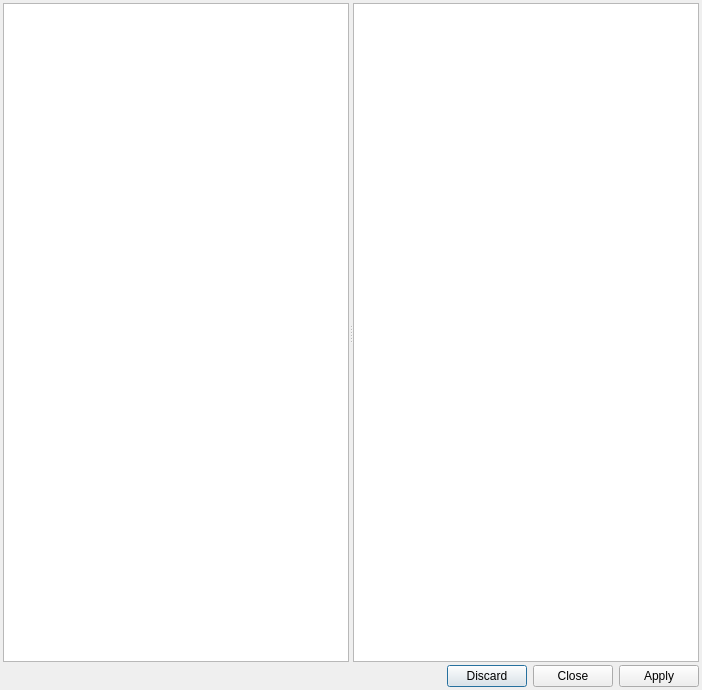
<?xml version="1.0" encoding="UTF-8"?>
<ui version="4.0">
 <class>DlgPairRegiserPage</class>
 <widget class="QDialog" name="DlgPairRegiserPage">
  <property name="geometry">
   <rect>
    <x>0</x>
    <y>0</y>
    <width>702</width>
    <height>690</height>
   </rect>
  </property>
  <property name="windowTitle">
   <string>Pair Page With Registers</string>
  </property>
  <layout class="QVBoxLayout" name="verticalLayout">
   <property name="spacing">
    <number>3</number>
   </property>
   <property name="leftMargin">
    <number>3</number>
   </property>
   <property name="topMargin">
    <number>3</number>
   </property>
   <property name="rightMargin">
    <number>3</number>
   </property>
   <property name="bottomMargin">
    <number>3</number>
   </property>
   <item>
    <widget class="QSplitter" name="splitter">
     <property name="styleSheet">
      <string notr="true">QHeaderView::section {    
	background-color: rgb(227, 227, 227);
    padding-left: 4px;
    border: 1px solid lightgrey;	
	font: 10pt &quot;MS Shell Dlg 2&quot;;
}

/*QTableView {
	background-color: white;
	show-decoration-selected: 0;
	padding: 0;
	margin: 0;
}*/

/*QTableView::item:selected
{   
    color: white;
    background: #0063cd;            
}*/

QTableView::item:selected:active
{
	color: white;
	background: #0063cd; 
   /* background: qlineargradient(x1: 0, y1: 0, x2: 0, y2: 1, stop: 0 #6ea1f1, stop: 1 #567dbc);*/
}

QTableView::item:selected:!active 
{
	color: white;
	background: #0063cd;
   /* background: qlineargradient(x1: 0, y1: 0, x2: 0, y2: 1, stop: 0 #6b9be8, stop: 1 #577fbf);*/
   /*background: qlineargradient(x1: 0, y1: 0, x2: 0, y2: 1, stop: 0 #ABAFE5, stop: 1 #8588B2);*/
}

QCheckBox {
	margin: 0px 5px 0 5px;
}

QCheckBox::focus {
	color: white;
}

*{outline:  none;}

</string>
     </property>
     <property name="orientation">
      <enum>Qt::Horizontal</enum>
     </property>
     <widget class="QTableView" name="tblPage">
      <property name="styleSheet">
       <string notr="true"/>
      </property>
     </widget>
     <widget class="QTableView" name="tblRegister">
      <property name="styleSheet">
       <string notr="true"/>
      </property>
      <property name="selectionMode">
       <enum>QAbstractItemView::NoSelection</enum>
      </property>
      <property name="selectionBehavior">
       <enum>QAbstractItemView::SelectRows</enum>
      </property>
     </widget>
    </widget>
   </item>
   <item>
    <widget class="QDialogButtonBox" name="buttonBox">
     <property name="styleSheet">
      <string notr="true">* { button-layout: 2 }</string>
     </property>
     <property name="orientation">
      <enum>Qt::Horizontal</enum>
     </property>
     <property name="standardButtons">
      <set>QDialogButtonBox::Apply|QDialogButtonBox::Close|QDialogButtonBox::Discard</set>
     </property>
     <property name="centerButtons">
      <bool>false</bool>
     </property>
    </widget>
   </item>
  </layout>
 </widget>
 <resources/>
 <connections/>
</ui>
